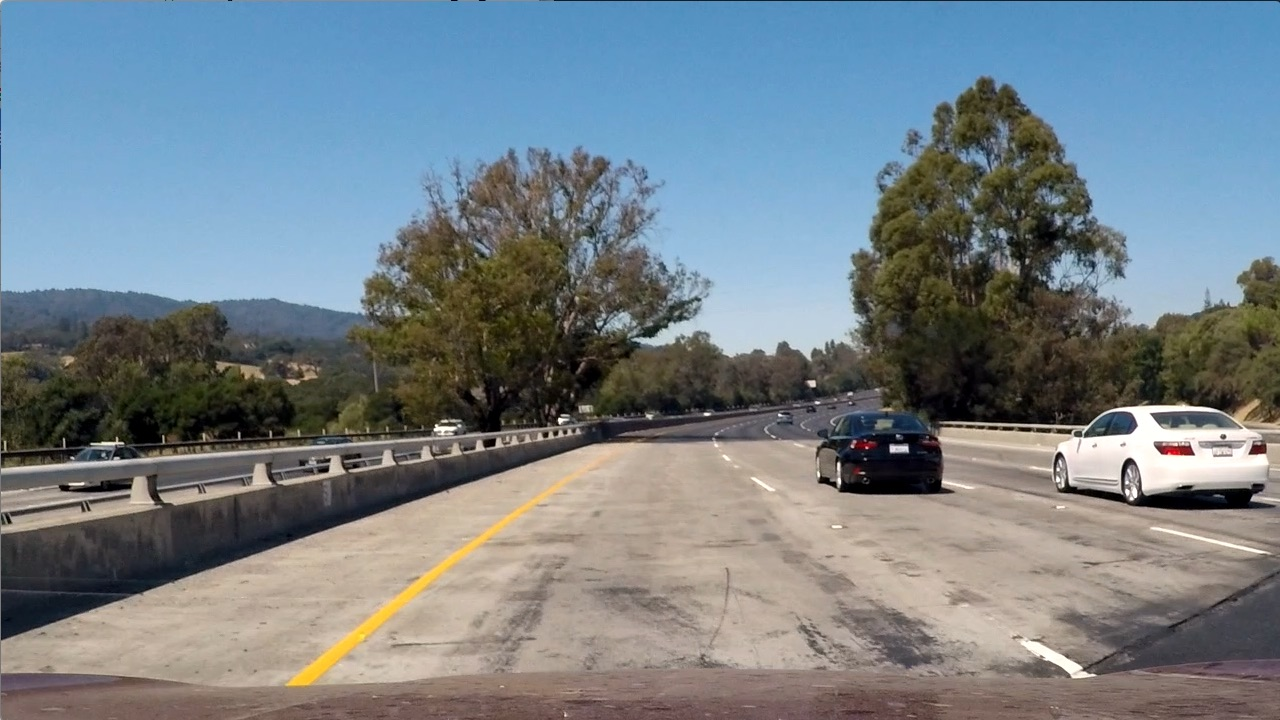
#> input picture P5/CarND-Vehicle-Detection/test_images/test1.jpg, 1280 x 720 px
$ jupyter execute --allow-errors P5.ipynb   (shell and % lines are left out)   (older library calls are emulated)
#> lines starting #> are read from the running program, lines starting #| are printed output that depends on the picture
[cell 1]
import numpy as np
import cv2
import matplotlib.pyplot as plt
import glob
from skimage.feature import hog
from sklearn.preprocessing import StandardScaler
from sklearn.utils import shuffle
from sklearn import svm
from sklearn.model_selection import train_test_split
from scipy.ndimage.measurements import label

[cell 2]
image = cv2.imread('vehicles/GTI_Far/image0006.png')
#> (the rest of this cell did not finish here and is left out)

#> (a cell that did not finish here is left out)

## Classifier

### Data exploration

[cell 4]
car_images = glob.glob('vehicles/*/*.png', recursive=True)
nocar_images = glob.glob('non-vehicles/*/*.png', recursive=True)

[cell 5]
def data_look(car_list, notcar_list):
    data_dict = {}
    # Define a key in data_dict "n_cars" and store the number of car images
    data_dict["n_cars"] = len(car_list)
    # Define a key "n_notcars" and store the number of notcar images
    data_dict["n_notcars"] = len(notcar_list)
    # Read in a test image, either car or notcar
    example_img = cv2.imread(car_list[0])
    # Define a key "image_shape" and store the test image shape 3-tuple
    data_dict["image_shape"] = example_img.shape
    # Define a key "data_type" and store the data type of the test image.
    data_dict["data_type"] = example_img.dtype
    # Return data_dict
    return data_dict

#> (a cell that did not finish here is left out)

### Feature extraction

[cell 7]
# [15 lines left out: functions bin_spatial, color_hist, not called in this run]

def get_hog_features(img, orient, pix_per_cell, cell_per_block, vis=True,
                     feature_vec=True):

    """
    Function accepts params and returns HOG features (optionally flattened) and an optional matrix for
    visualization. Features will always be the first return (flattened if feature_vector= True).
    A visualization matrix will be the second return if visualize = True.
    """

    return_list = hog(img, orientations=orient, pixels_per_cell=(pix_per_cell, pix_per_cell),
                                  cells_per_block=(cell_per_block, cell_per_block),
                                  block_norm= 'L2-Hys', transform_sqrt=True,
                                  visualize= vis, feature_vector= feature_vec)

    # name returns explicitly
    hog_features = return_list[0]
    if vis:
        hog_image = return_list[1]
        return hog_features, hog_image
    else:
        return hog_features

def nomalize(data):
    data = (data-np.min(data))/(np.max(data)-np.min(data))
    return data

#> (a cell that did not finish here is left out)

[cell 9]
orient = 8
pix_per_cell = 8
cell_per_block = 2
color_bins = 32
# [15 lines left out: function extract_feature, not called in this run]

def pre_extract_feature(img):
    global orient, pix_per_cell, cell_per_block, color_bins

    gray = cv2.cvtColor(img, cv2.COLOR_BGR2GRAY)
    hog_feature,_ = get_hog_features(gray, orient, pix_per_cell, cell_per_block)
#     color_bins_range = (np.min(img), np.max(img))
#     color_feature = color_hist(img, color_bins, color_bins_range)
#     color_feature = nomalize(color_feature)

    return hog_feature

[cell 10]
import datetime
start_time = datetime.datetime.now()

pre_features = []
pre_labels = []

for img_name in car_images:
    img = cv2.imread(img_name)
    feature = pre_extract_feature(img)
    pre_features.append(feature)
    pre_labels.append(1)

for img_name in nocar_images:
    img = cv2.imread(img_name)
    feature = pre_extract_feature(img)
    pre_features.append(feature)
    pre_labels.append(0)

stop_time = datetime.datetime.now()
print((stop_time - start_time).seconds)

[cell 11]
features = []
labels = []

for img_name in car_images:
    img = cv2.imread(img_name)
    feature = extract_feature(img)
    features.append(feature)
    labels.append(1)

for img_name in nocar_images:
    img = cv2.imread(img_name)
    feature = extract_feature(img)
    features.append(feature)
    labels.append(0)

#> (a cell that did not finish here is left out)

#> (a cell that did not finish here is left out)

[cell 14]
pre_scaler = StandardScaler()
#> (the rest of this cell did not finish here and is left out)

[cell 15]
scaler = StandardScaler()
#> (the rest of this cell did not finish here and is left out)

### SVM

[cell 16]
pre_clf = svm.LinearSVC(C=1)

[cell 17]
start_time = datetime.datetime.now()
#> (the rest of this cell did not finish here and is left out)

[cell 18]
pre_accuracy = []
#> (the rest of this cell did not finish here and is left out)

[cell 19]
clf = svm.LinearSVC(C=1)

#> (a cell that did not finish here is left out)

[cell 21]
accuracy = []
#> (the rest of this cell did not finish here and is left out)

## Sliding window

[cell 22]
# Here is your draw_boxes function from the previous exercise
def draw_boxes(img, bboxes, color=(0, 0, 255), thick=6):
    # Make a copy of the image
    imcopy = np.copy(img)
    # Iterate through the bounding boxes
    for bbox in bboxes:
        # Draw a rectangle given bbox coordinates
        cv2.rectangle(imcopy, bbox[0], bbox[1], color, thick)
    # Return the image copy with boxes drawn
    return imcopy


# Define a function that takes an image,
# start and stop positions in both x and y,
# window size (x and y dimensions),
# and overlap fraction (for both x and y)
def slide_window(img, x_start_stop=[None, None], y_start_stop=[None, None],
                    xy_window=(64, 64), xy_overlap=(0.5, 0.5)):
    # If x and/or y start/stop positions not defined, set to image size
    if x_start_stop[0] == None:
        x_start_stop[0] = 0
    if x_start_stop[1] == None:
        x_start_stop[1] = img.shape[1]
    if y_start_stop[0] == None:
        y_start_stop[0] = 0
    if y_start_stop[1] == None:
        y_start_stop[1] = img.shape[0]
    # Compute the span of the region to be searched
    xspan = x_start_stop[1] - x_start_stop[0]
    yspan = y_start_stop[1] - y_start_stop[0]
    # Compute the number of pixels per step in x/y
    nx_pix_per_step = np.int(xy_window[0]*(1 - xy_overlap[0]))
    ny_pix_per_step = np.int(xy_window[1]*(1 - xy_overlap[1]))
    # Compute the number of windows in x/y
    nx_buffer = np.int(xy_window[0]*(xy_overlap[0]))
    ny_buffer = np.int(xy_window[1]*(xy_overlap[1]))
    nx_windows = np.int((xspan-nx_buffer)/nx_pix_per_step)
    ny_windows = np.int((yspan-ny_buffer)/ny_pix_per_step)
    # Initialize a list to append window positions to
    window_list = []
    # Loop through finding x and y window positions
    # Note: you could vectorize this step, but in practice
    # you'll be considering windows one by one with your
    # classifier, so looping makes sense
    for ys in range(ny_windows):
        for xs in range(nx_windows):
            # Calculate window position
            startx = xs*nx_pix_per_step + x_start_stop[0]
            endx = startx + xy_window[0]
            starty = ys*ny_pix_per_step + y_start_stop[0]
            endy = starty + xy_window[1]
            # Append window position to list
            window_list.append(((startx, starty), (endx, endy)))
    # Return the list of windows
    return window_list

[cell 23]
test_image = cv2.imread('test_images/test1.jpg')
#> test_image is the input picture: shape (720, 1280, 3); mean B, G, R 135.5, 128.7, 117.5
plt.imshow(test_image[:,:,::-1])

[cell 24]
all_windows = []

windows = slide_window(test_image, x_start_stop=[400, 1100], y_start_stop=[380, 500],
                    xy_window=(64, 64), xy_overlap=(0.8, 0.8))
#> windows = 270 items

all_windows.extend(windows)

windows = slide_window(test_image, x_start_stop=[100, None], y_start_stop=[380, 600],
                    xy_window=(140, 110), xy_overlap=(0.9, 0.8))
#> windows = 486 items

all_windows.extend(windows)

windows = slide_window(test_image, x_start_stop=[100, None], y_start_stop=[350, 600],
                    xy_window=(180, 150), xy_overlap=(0.8, 0.8))
#> windows = 116 items

# all_windows.extend(windows)

window_img = draw_boxes(test_image, all_windows, color=(0, 0, 255), thick=6)
#> the loop in draw_boxes, `for bbox in bboxes:` made 756 passes
#> bbox on passes 1 to 3: ((400, 380), (464, 444)), ((412, 380), (476, 444)), ((424, 380), (488, 444))
#> after the loop in draw_boxes, `for bbox in bboxes:`:
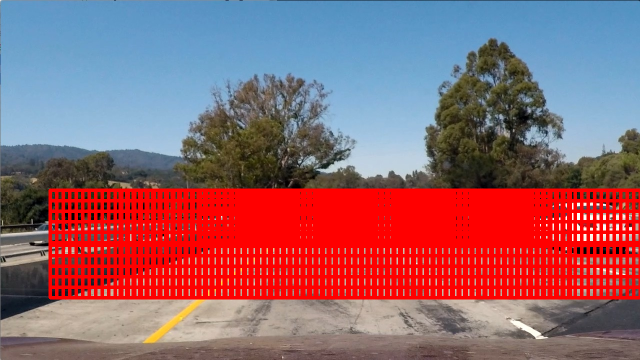
#> imcopy: shape (720, 1280, 3) (shown at 1/2 size); mean B, G, R 109.2, 99.8, 149
plt.imshow(window_img[:,:,::-1])

### Predict

[cell 25]
def pre_predict_windows(img, all_windows, classifier, scaler):
    on_windows = []

    for window in all_windows:
        test_img = cv2.resize(img[window[0][1]:window[1][1], window[0][0]:window[1][0]], (64, 64))
        feature  = pre_extract_feature(test_img)

        feature = scaler.transform(np.array(feature).reshape(1, -1))
        prediction = classifier.predict(feature)

        if prediction == 1:
            on_windows.append(window)
#> this loop made 1 pass
#> pass 1, in pre_predict_windows, `test_img = cv2.resize(img[window[0][1]:window[1][1], window[0][0]:wind..`:
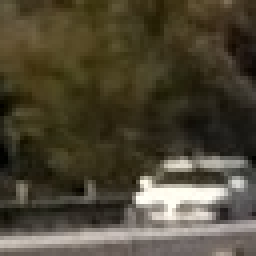
#> test_img: shape (64, 64, 3) (shown 4 times larger); mean B, G, R 53.2, 70.9, 77.7
#> pass 1, in pre_extract_feature, `gray = cv2.cvtColor(img, cv2.COLOR_BGR2GRAY)`:
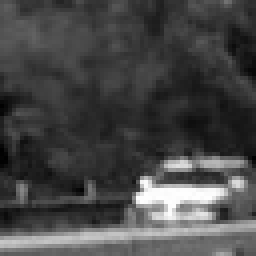
#> gray: shape (64, 64) (shown 4 times larger); min 1, max 254, mean 70.9
#> pass 1, in get_hog_features, `hog_image = return_list[1]`:
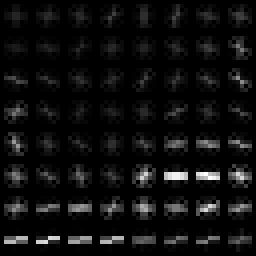
#> hog_image: shape (64, 64) float64 (shown 4 times larger); min 0, max 2.37, mean 0.138; drawn with min black and max white
#> after the loop, on_windows = []

    return on_windows

$ run again, with P5/CarND-Vehicle-Detection/test_images/test2.jpg copied over P5/CarND-Vehicle-Detection/test_images/test1.jpg
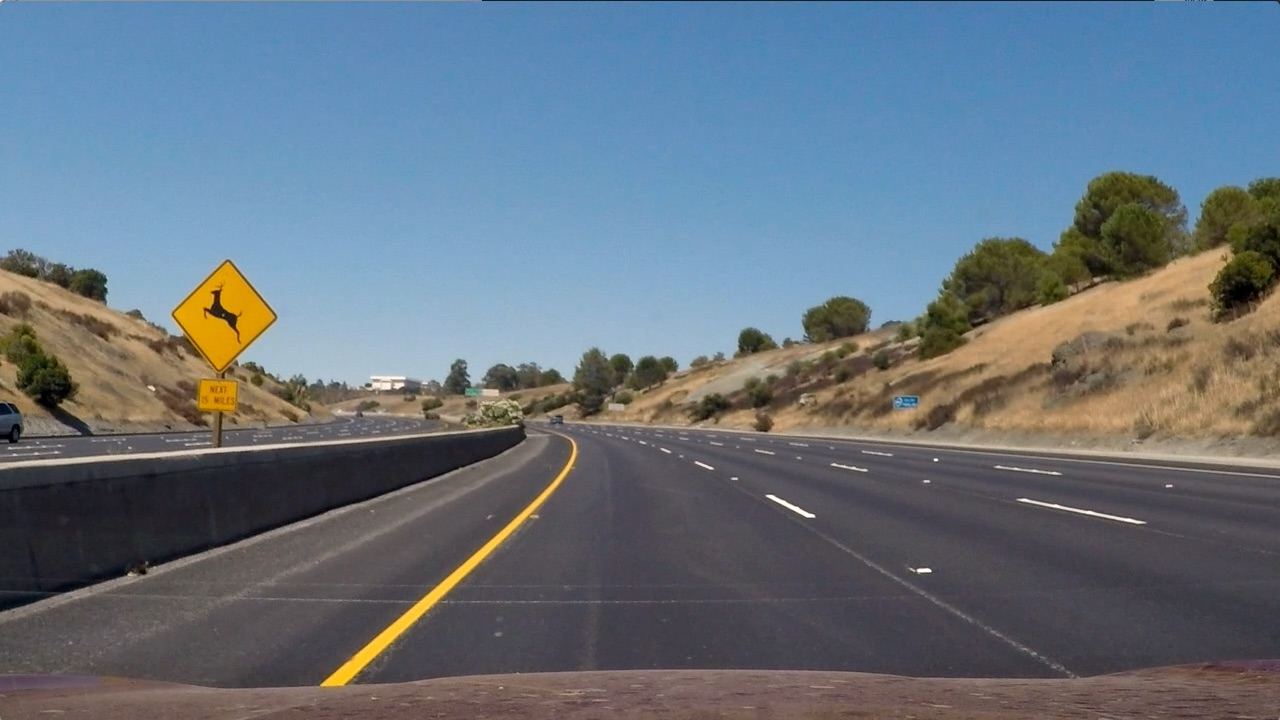
#> input picture P5/CarND-Vehicle-Detection/test_images/test2.jpg, 1280 x 720 px
#> test_image is the input picture: shape (720, 1280, 3); mean B, G, R 125.5, 114.6, 102.8
#> `windows = slide_window(test_image, x_start_stop=[400, 1100], y_start_s..`: windows = 270 items
#> `windows = slide_window(test_image, x_start_stop=[100, None], y_start_s..`: windows = 486 items
#> `windows = slide_window(test_image, x_start_stop=[100, None], y_start_s..`: windows = 116 items
#> the loop in draw_boxes, `for bbox in bboxes:` made 756 passes
#> bbox on passes 1 to 3: ((400, 380), (464, 444)), ((412, 380), (476, 444)), ((424, 380), (488, 444))
#> after the loop in draw_boxes, `for bbox in bboxes:`:
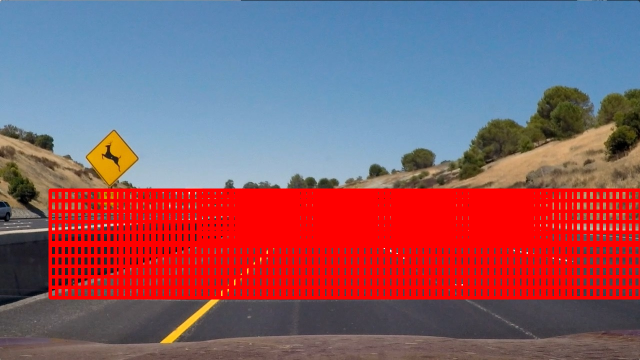
#> imcopy: shape (720, 1280, 3) (shown at 1/2 size); mean B, G, R 104.8, 92.7, 141.5
#> the loop in pre_predict_windows, `for window in all_windows:` made 1 pass
#> pass 1, in get_hog_features, `hog_image = return_list[1]`:
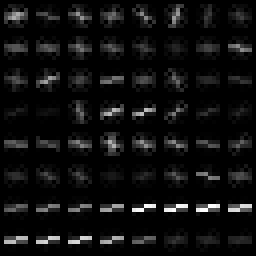
#> hog_image: shape (64, 64) float64 (shown 4 times larger); min 0, max 1.76, mean 0.105; drawn with min black and max white
#> after the loop in pre_predict_windows, `for window in all_windows:`: on_windows = []

$ run again, with P5/CarND-Vehicle-Detection/test_images/test3.jpg copied over P5/CarND-Vehicle-Detection/test_images/test1.jpg
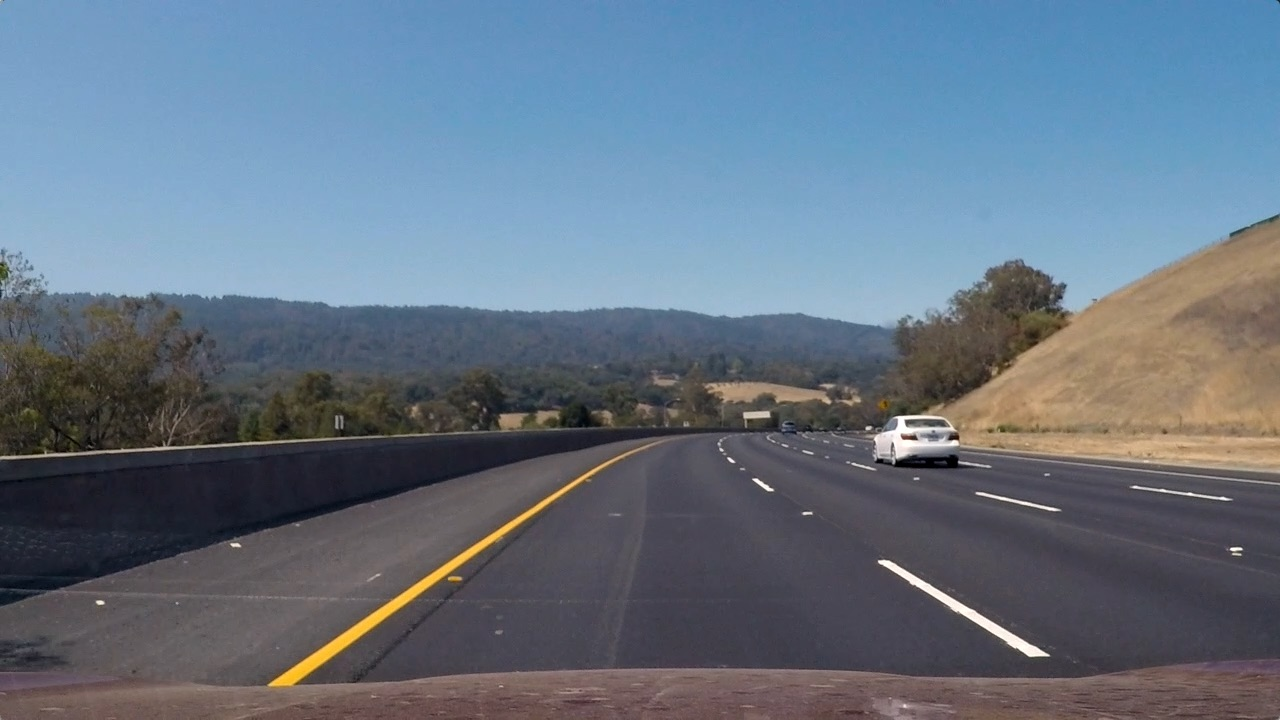
#> input picture P5/CarND-Vehicle-Detection/test_images/test3.jpg, 1280 x 720 px
#> test_image is the input picture: shape (720, 1280, 3); mean B, G, R 130.7, 115.3, 101.1
#> `windows = slide_window(test_image, x_start_stop=[400, 1100], y_start_s..`: windows = 270 items
#> `windows = slide_window(test_image, x_start_stop=[100, None], y_start_s..`: windows = 486 items
#> `windows = slide_window(test_image, x_start_stop=[100, None], y_start_s..`: windows = 116 items
#> the loop in draw_boxes, `for bbox in bboxes:` made 756 passes
#> bbox on passes 1 to 3: ((400, 380), (464, 444)), ((412, 380), (476, 444)), ((424, 380), (488, 444))
#> after the loop in draw_boxes, `for bbox in bboxes:`:
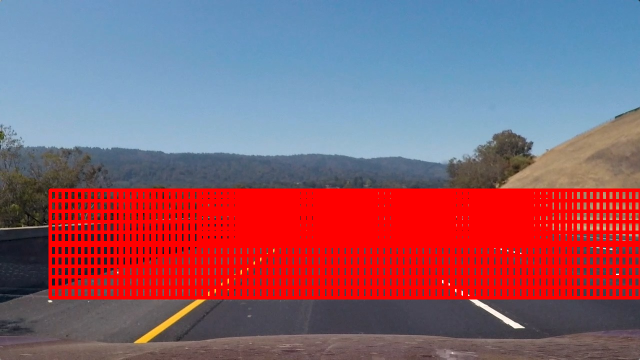
#> imcopy: shape (720, 1280, 3) (shown at 1/2 size); mean B, G, R 110.8, 95.5, 142.6
#> the loop in pre_predict_windows, `for window in all_windows:` made 1 pass
#> pass 1, in get_hog_features, `hog_image = return_list[1]`:
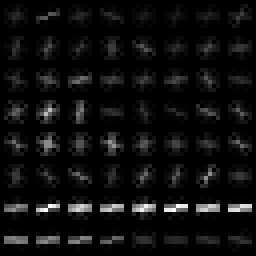
#> hog_image: shape (64, 64) float64 (shown 4 times larger); min 0, max 1.29, mean 0.0725; drawn with min black and max white
#> after the loop in pre_predict_windows, `for window in all_windows:`: on_windows = []
